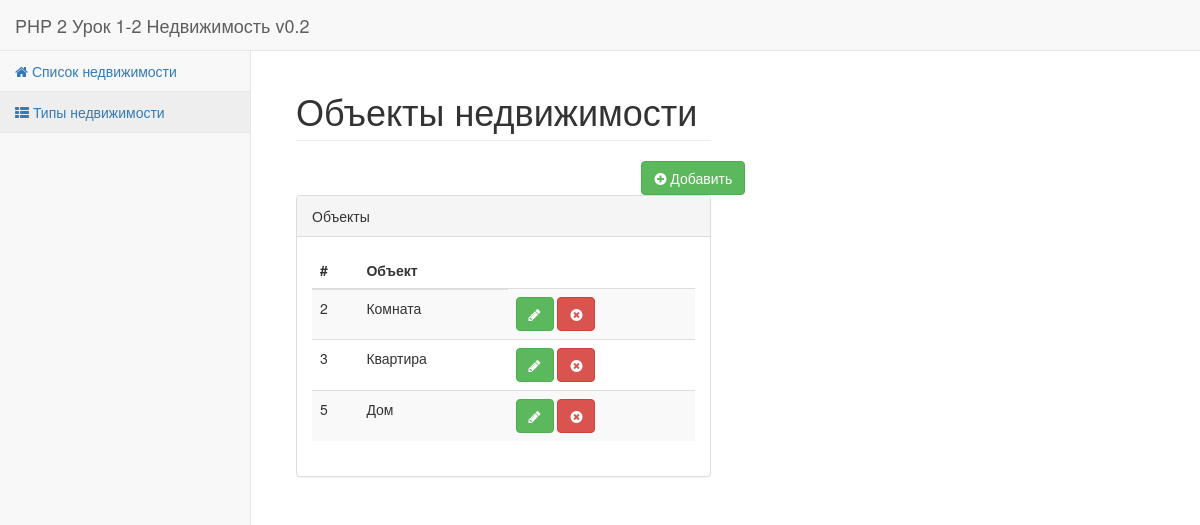
Screenshot of /types.php with the database file from the repository.
### tables this page shows
CREATE TABLE IF NOT EXISTS `objects` (
  `id` tinyint(3) unsigned NOT NULL,
  `title` varchar(15) NOT NULL
);

### types.php (called while the page is built, shortened)
<?php
require_once "models/db.php";
require_once "models/objects.model.php";
require_once "models/realty.model.php";
$objects = get_all_objects($db_link);
include "views/object-list.view.php";

### models/objects.model.php (called while the page is built, shortened)
<?php
function get_all_objects ($db_link)
{
    $all_objects = array();
    $query = "SELECT * FROM `objects`;";
    if ( $result = mysqli_query($db_link, $query))
    {
        while ( $row = mysqli_fetch_assoc( $result ) )
        {
            $all_objects[] = $row;
        }
        return $all_objects;
    }
    else
        return false;
}

### views/object-list.view.php (the view, shortened to what this page needs)
<!DOCTYPE html>
<html lang="ru">
<head>
    <link href="bower_components/bootstrap/dist/css/bootstrap.min.css" rel="stylesheet">
    <link href="bower_components/metisMenu/dist/metisMenu.min.css" rel="stylesheet">
    <link href="dist/css/sb-admin-2.css" rel="stylesheet">
    <link href="bower_components/font-awesome/css/font-awesome.min.css" rel="stylesheet" type="text/css">
</head>
<body>
<div id="wrapper">
    <nav class="navbar navbar-default navbar-static-top" role="navigation" style="margin-bottom: 0">
        <div class="navbar-header">
            <a class="navbar-brand" href="index.php">PHP 2 Урок 1-2 Недвижимость v0.2</a>
        </div>
        <div class="navbar-default sidebar" role="navigation">
            <div class="sidebar-nav navbar-collapse">
                <ul class="nav" id="side-menu">
                    <li>
                        <a href="index.php"> <i class="fa fa-home"></i></i> Список недвижимости</a>
                    </li>
                    <li>
                        <a href="types.php"> <i class="fa fa-th-list "></i> Типы недвижимости</a>
                    </li>
                </ul>
            </div>
        </div>
    </nav>
    <div id="page-wrapper">
        <div class="container-fluid">
            <div class="row">
                <div class="col-lg-6">
                    <h1 class="page-header">Объекты недвижимости</h1>
                    <?php
                    if (count($objects)>0)
                    {
                    ?>
                    <a href="types-add.php" class="btn btn-success col-lg-offset-10" ><i class="fa fa-plus-circle"></i> Добавить</a>
                    <div class="panel panel-default">
                        <div class="panel-heading">
                            Объекты
                        </div>
                        <div class="panel-body">
                            <div class="table-responsive">
                                <table class="table table-striped">
                                    <thead>
                                    <tr>
                                        <th>#</th>
                                        <th>Объект</th>
                                    </tr>
                                    </thead>
                                    <tbody>
                                    <?php
                                    foreach ($objects as $item) {
                                        ?>
                                        <tr>
                                            <td><?= $item['id'] ?></td>
                                            <td><?= $item['title'] ?></td>
                                            <td>
                                                <a class="btn btn-success" href="types-edit.php?id=<?= $item['id'] ?>"><i
                                                        class="fa fa-pencil"></i></a>
                                                <a class="btn btn-danger" href="types-delete.php?id=<?= $item['id'] ?>"><i
                                                        class="fa fa-times-circle"></i></a>
                                            </td>
                                        </tr>
                                        <?php
                                    }
                                    ?>
                                    </tbody>
                                </table>
                                <?php
                                }
                                else
                                {
                                    echo '<p>Записей удовлетворяющих критерию выбора не найдено</p>';
                                }
                                ?>
                            </div>
                        </div>
                    </div>
                </div>
            </div>
</body>
</html>

### rows the page displays
objects: id "2", title "Комната"
objects: id "3", title "Квартира"
objects: id "5", title "Дом"
